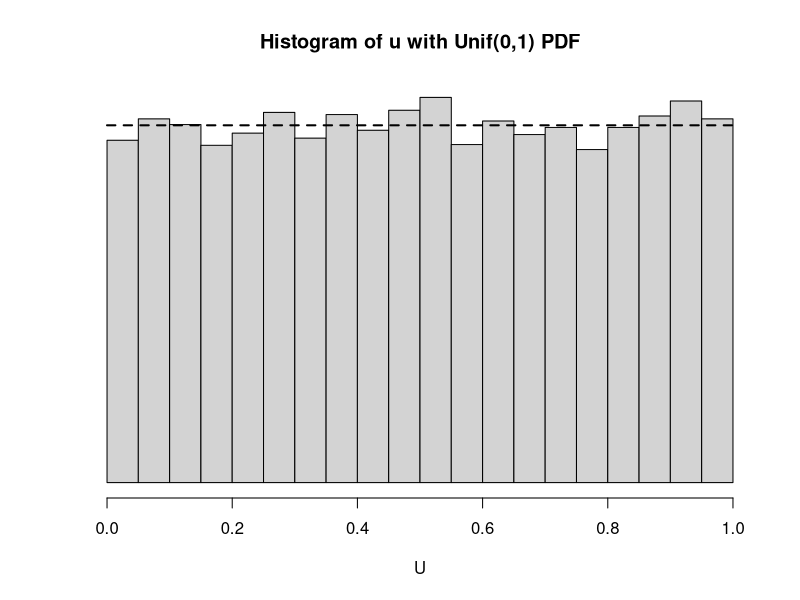
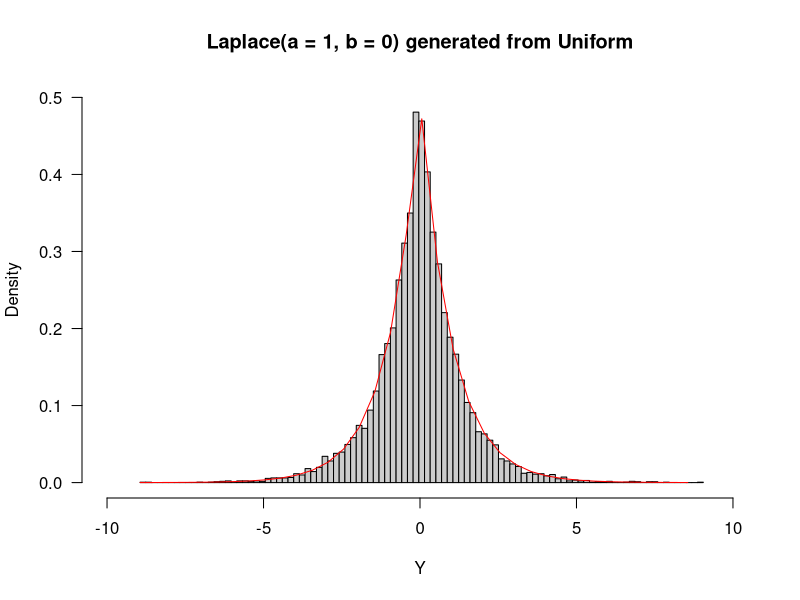
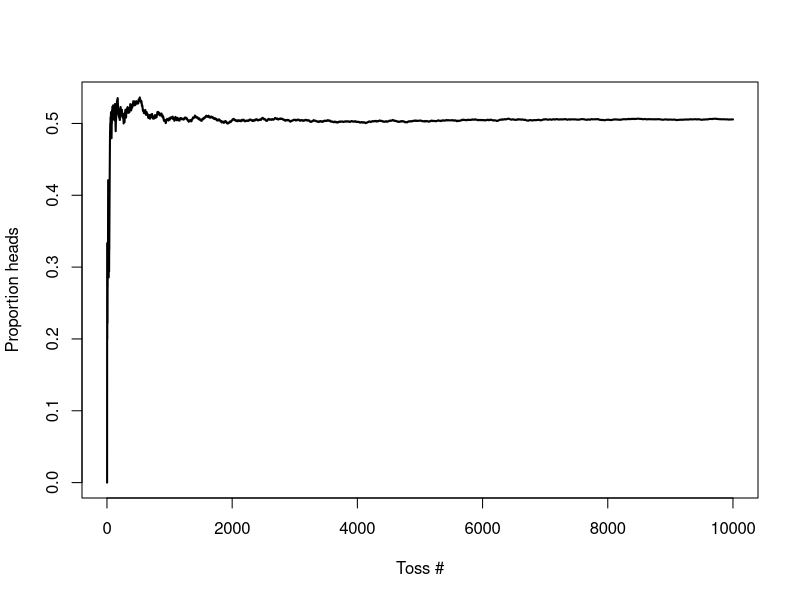
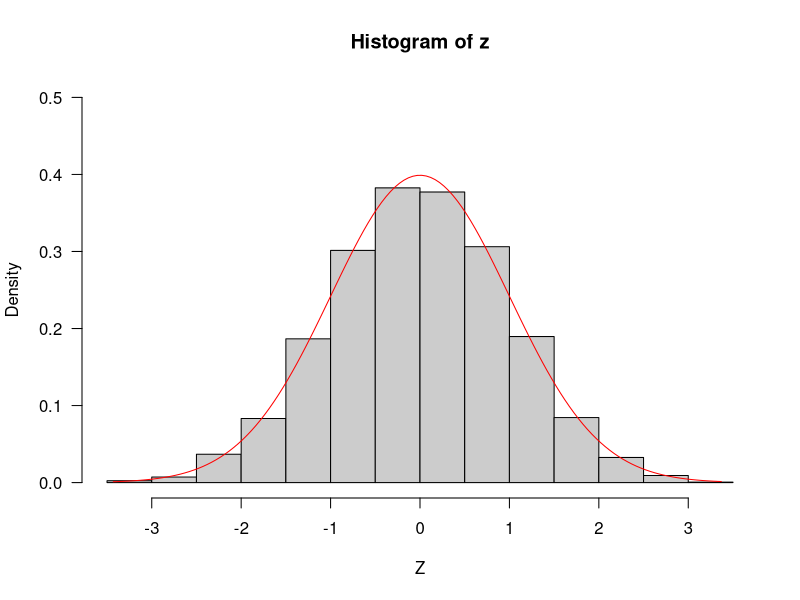
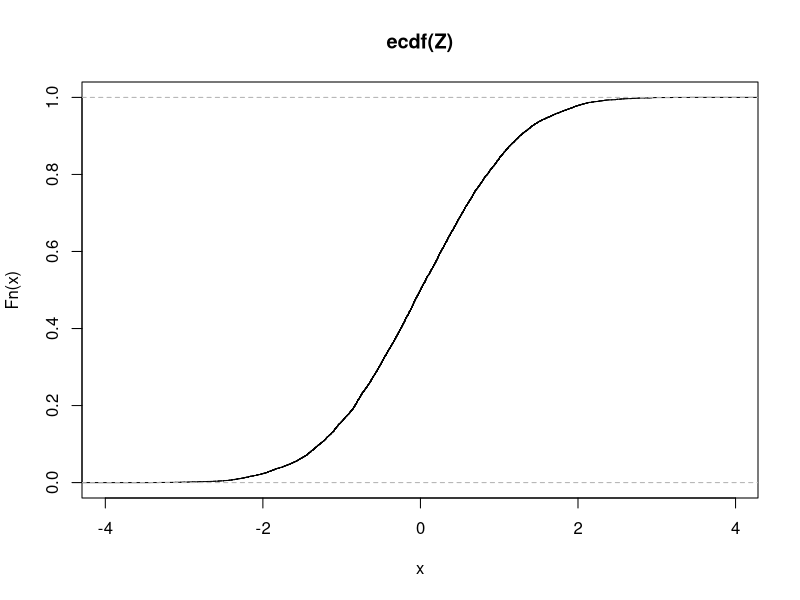

Write R code to recreate these figures, in order.
## ---- chunk 1
knitr::opts_chunk$set(echo = TRUE)
## ---- chunk 2
U <- runif(10000)
hist(U, yaxt = "n", ylab = "", prob = TRUE, 
     main = "Histogram of u with Unif(0,1) PDF")
curve(dunif(x), lty = 2, lwd = 2, add = TRUE)
## ---- chunk 3
rbinom(n = 10, size = 5, prob = 0.5)
## ---- chunk 4
rbinom(n = 10, size = 1, prob = 0.3)
## ---- chunk 5
pnorm(0)
## ---- chunk 6
normal_pdf <- function(z) {
  1/sqrt(2*pi)*exp(-z^2/2)
}
## ---- chunk 7
integrate(normal_pdf, -1, 1)
## ---- chunk 8
integrate(dnorm, -1, 1)
## ---- chunk 9
set.seed(123)

## Method 1
Z <- rnorm(10000)
X1 <- 2 + sqrt(4)*Z

## Method 2
X2 <- rnorm(n = 10000, mean = 2, sd = sqrt(4))

mean(X1)
mean(X2)

var(X1)
var(X2)
## ---- chunk 10
pnorm(3) - pnorm(-1)
## ---- chunk 11
pnorm(4, mean = -2, sd = 2) - pnorm(-4, mean = -2, sd = 2)
## ---- chunk 12
set.seed(123)
p <- 0.4 
U <- runif(1, min = 0, max = 1)
X <- as.numeric(U < p)
## ---- chunk 13
gen_bernoulli <- function(p, nsims){
  X <- NULL
  for(i in 1:nsims){
    U <- runif(1, min = 0, max = 1)
    X[i] <- as.numeric(U < p)
  }
  return(X)
}
## ---- chunk 14
set.seed(123)
x <- gen_bernoulli(p = 0.4, nsims = 10000)
table(x)/10000
## ---- chunk 15
genlaplace <- function(a, b, nsims){
  X <- NULL
  for(i in 1:nsims){
    U <- runif(1)
    if(U < 0.5){
      X[i] <- (b + (1/a)*log(2*U))
    } else{
      X[i] <- (b - (1/a)*log(2*(1-U)))
    }
  }
  return(X)
}

laplace_pdf <- function(a, b, x){
  out <- NULL
  for(i in seq_along(x)){
    out[i] <- (a/2)*exp(-a*abs(x[i]-b))
  }
  return(out)
}

## ---- chunk 16

set.seed(123)
Y <- genlaplace(a=1, b = 0, nsims=10000)
supp <- seq(min(Y), max(Y), 0.5)
hist(Y, breaks = seq(min(Y), max(Y), length.out=100), probability = TRUE, 
     col = "grey80", las = 1, xlim = c(-10, 10), 
     ylim = c(0,0.5), main = "Laplace(a = 1, b = 0) generated from Uniform")
lines(supp, laplace_pdf(x=supp, a=1, b=0), col = "red")

## ---- chunk 17
set.seed(123)
n <- 10000
toss <- gen_bernoulli(p = 0.5, nsims = n)
a <- numeric(n + 1)
avg <- numeric(n)

for(i in 2:n + 1) {
  a[i] <- a[i-1] + toss[i-1]
  avg[i-1] <- a[i]/(i-1)
}

plot(1:n, avg[1:n], type = "l", lwd = 2, ylab = "Proportion heads", xlab = "Toss #")
## ---- chunk 18
## this function computes the r samples of the sample mean from the 
## r*n original samples
sim_clt <- function(X, r, n) {
  sample_means <- rowMeans(matrix(X, nrow=r, ncol=n))
  Z <- (sample_means - mean(X))/(sd(X)/sqrt(n))
  return(Z)
}
## ---- chunk 19
set.seed(123)
r <- 10000
n <- 200
Z <- sim_clt(X = runif(r*n), r = r, n = n)
mean(Z)
sd(Z)

supp <- seq(min(Z), max(Z), 0.05)
hist(Z, probability = TRUE, col = "grey80", las = 1, ylim = c(0, 0.5),
     main = "Histogram of z")
lines(supp, dnorm(x=supp), col = "red")
## ---- chunk 20
plot(ecdf(Z))
## ---- chunk 21
ks.test(Z, "pnorm")
